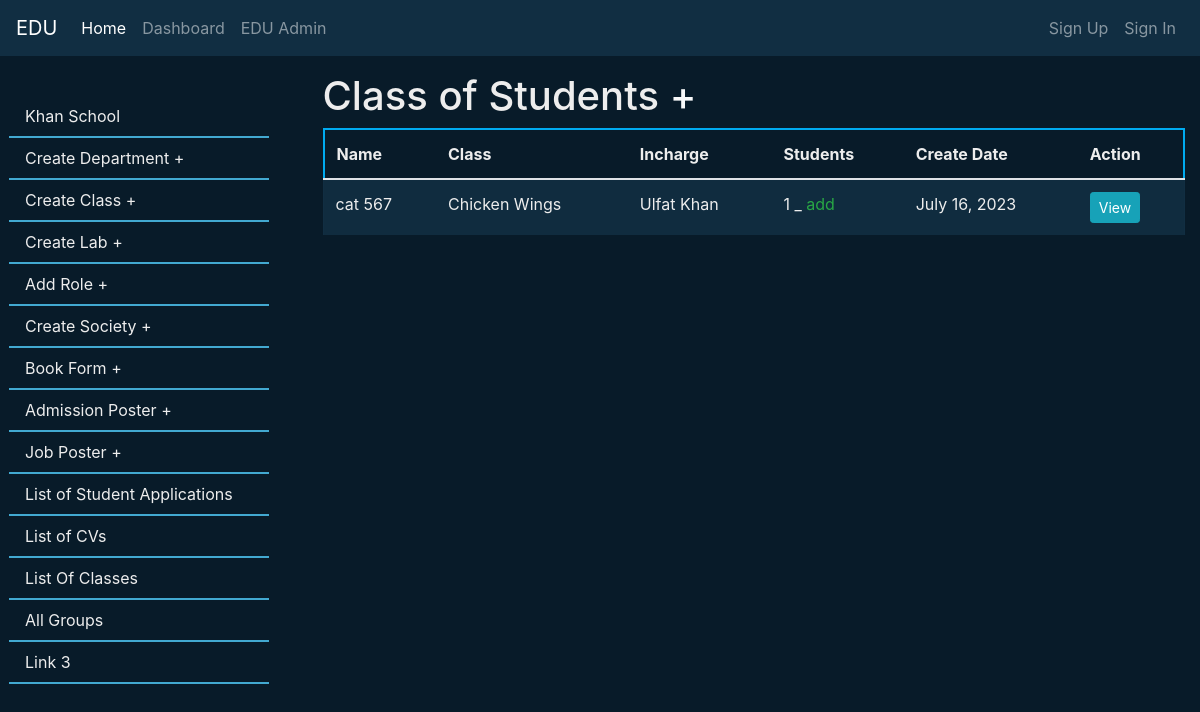
/edu/Khan_School474aa/class/class-list/, run on the app's committed database.
### edu/models.py (models this page shows, shortened)
class xEduInstitution(models.Model):
    OwnerOfX = models.OneToOneField(User, on_delete=models.CASCADE)
    name = models.CharField(max_length=150)
    typeOfInstitution = models.ForeignKey(InstitutionType, on_delete=models.CASCADE)
    uuid = models.UUIDField(default=uuid.uuid4,editable=False)
    email = models.EmailField()
    country = CountryField()
    phone = models.CharField(max_length=20)
    address = models.CharField(max_length=255)
    picture = models.ImageField(upload_to=upload_path, blank=True)
    registration_date = models.DateField(default=timezone.now , editable=False)
    pk_key = models.CharField( unique=True, max_length=255)
    active = models.BooleanField(default=True)
    def __str__(self):
        return self.name

### edu_onLine_class/models.py (models this page shows, shortened)
class ClassOfStudents(models.Model):
    Eclass = models.ForeignKey(eduClass, on_delete=models.CASCADE)
    name = models.CharField(default="A",max_length=50)
    incharge = models.ForeignKey(
        eduFaculty,
        on_delete=models.CASCADE,
        related_name='classes_in_charge'
    )
    studentsOfclass = models.ManyToManyField(
        eduStudents,
        blank=True,
        related_name='class_student'
    )
    createDateTime = models.DateTimeField(default=timezone.now,editable=False)
    uuid = models.UUIDField(default=uuid.uuid4,editable=False)
    cls_key = models.CharField(null=True,max_length=50)

### edu_stracture/models.py (models this page shows, shortened)
class eduClass(models.Model):
    edu = models.ForeignKey(xEduInstitution, on_delete=models.CASCADE)
    course = models.ForeignKey(InstCourse, on_delete=models.CASCADE)
    semister = models.ForeignKey(Semester, on_delete=models.CASCADE)
    department = models.ForeignKey(eduDepartment,blank=True,null=True ,on_delete=models.CASCADE)
    name = models.CharField(max_length=100)
    capacity = models.IntegerField()
    location = models.CharField(max_length=150)
    picture = models.ImageField(upload_to=upload_path,blank=True)
    dateOfcreation = models.DateField(default=timezone.now,editable=False)
    def __str__(self):
        return self.name

### edu_members/models.py (models this page shows, shortened)
class eduFaculty(models.Model):
    edu = models.ForeignKey(xEduInstitution , on_delete=models.CASCADE)
    user = models.OneToOneField(User, on_delete=models.CASCADE)
    dataForm = models.ForeignKey(jobCvForm, on_delete=models.CASCADE)
    uuid = models.UUIDField(default=uuid.uuid4, editable=False)
    eduID = models.CharField(max_length=50,null=True,blank=True)
    joinedAt = models.DateField(default=timezone.now,editable=False)
    disable = models.BooleanField(default=False)
    ex_Faculty = models.BooleanField(default=False)
    equiet = models.BooleanField(default=False)
    suspend = models.BooleanField(default=False)

### edu_onLine_class/views.py (the view)
# urls.py: path('class-list/',ClassOfStudentsListView.as_view(),name='classCList'),
class ClassOfStudentsListView(ListView):
    model = ClassOfStudents
    template_name = 'onLine_class/listOfClasses.html'
    context_object_name = 'class_of_students'
    def get_context_data(self, **kwargs):
        context = super().get_context_data(**kwargs)
        edu = get_object_or_404(xEduInstitution, pk_key=self.kwargs['pk_key'])
        context['edu'] = edu
        return context

### templates/onLine_class/listOfClasses.html (shortened to what this page needs)
{% extends 'eduAdmin.html' %}
{% block adm_area %}
<div class="container  ">
    <h1>Class of Students <a class="text-light" href="{% url 'classCForm' edu.pk_key %}">+</a></h1>
    <div class="table-responsive">
      <table class="table table-striped bg-snd txt-clr">
        <thead class="cs-card">
          <tr>
            <th>Name</th>
              <th>Class</th>
              <th>Incharge</th>
              <th>Students</th>
              <th>Create Date</th>
              <th>Action</th>
          </tr>
        </thead>
        <tbody>
              {% for class in class_of_students %}
                  {% if class %}
                  <tr>
                    <td>{{ class.name }}</td>
                    <td>{{ class.Eclass }}</td>
                    <td>{{ class.incharge.user.get_full_name }}</td>
                    <td>{{ class.studentsOfclass.count }} _ <a class="text-success" href="#">add</a></td>
                    <td>{{ class.createDateTime.date }}</td>
                    <td>
                        <a href="{% url 'classCD' edu.pk_key class.pk class.name %}">
                        <button class="btn btn-info btn-sm" >View</button>
                        </a>
                    </td>
                </tr>
                  {% endif %}
              {% empty %}
              <tr>
                  <td colspan="6">No classes found.</td>
              </tr>
              {% endfor %}
        </tbody>
      </table>
    </div>
</div>
{% endblock adm_area %}

### templates/eduAdmin.html (shortened to what this page needs)
{% extends 'base.html' %}
{% block fluid_contx %}
<div class="container-fluid  p-0 txt-clr ">
    <div class="row ">
        <div class="col-md-3  sticky-top  dashNav p-0" style="min-height:100%;">
            <ul class="nav flex-column  p-4">
                {% if edu %}
                <li class="nav-item">
                    <a class="nav-link" href="{% url 'eduD' edu.pk_key  %}">{{edu}}</a>
                </li>
                {% endif %}
                {% if edu.OwnerOfX %}
                <li class="nav-item">
                    <a class="nav-link " href="{% url 'addept' edu.pk_key %}">Create Department +</a>
                </li>
                <li class="nav-item">
                    <a class="nav-link " href="{% url 'createclass' edu.pk_key %}">Create Class +</a>
                </li>
                <li class="nav-item">
                    <a class="nav-link " href="{% url 'createlab' edu.pk_key %}">Create Lab +</a>
                </li>
                <li class="nav-item">
                    <a class="nav-link " href="{% url 'addRole' edu.pk_key %}">Add Role +</a>
                </li>
                <li class="nav-item">
                    <a class="nav-link " href="{% url 'createSociety' edu.pk_key %}">Create Society +</a>
                </li>
                <li>
                    <a class="nav-link " href="{% url 'createBooks' edu.pk_key %}">Book Form +</a>
                </li>
                <li class="nav-item">
                    <a class="nav-link" href="{% url 'admission' edu.pk_key %}">Admission Poster +</a>
                </li>
                <li class="nav-item">
                    <a class="nav-link" href="{% url 'jobvacancy' edu.pk_key %}">Job Poster +</a>
                </li>
                <li class="nav-item">
                    <a class="nav-link" href="{% url 'LOA' edu.pk_key %}">List of Student Applications </a>
                </li>
                <li class="nav-item">
                    <a class="nav-link" href="{% url 'CVs' edu.pk_key %}">List of CVs</a>
                </li>
                <li class="nav-item">
                    <a class="nav-link" href="{% url 'classCList' edu.pk_key %}">List Of Classes</a>
                </li>
                <li class="nav-item">
                    <a class="nav-link" href="{% url 'allGroups' edu.pk_key %}">All Groups</a>
                </li>
                {% endif %}
                <li class="nav-item">
                    <a class="nav-link" href="#">Link 3</a>
                </li>
            </ul>
        </div>
        <div class="col-md-9 ">
        {% block adm_area %}{% endblock adm_area %}
        </div>
    </div>
</div>
{% endblock fluid_contx %}

### static/css/main.css (style rules this page uses)
:root { --bg-color:#081b29; --second-bg-color:#112e42; --text-color:#ededed; --main-color:#00abf0; }
html { overflow-x:hidden ; }
body { background-color: var(--bg-color) !important ; }
.bg-fst { background-color:var(--bg-color) !important; }
.bg-snd { background-color:var(--second-bg-color) !important; }
.txt-clr { color: var(--text-color) !important; }
.cs-card { background-color: var(--bg-color) !important; color: var(--text-color) !important; border: 2px solid var(--main-color) !important; border-radius: 5px !important; min-height: 45px; padding: 4px; }

### static/css/dashbord.css (style rules this page uses)
.dashNav { position: relative; height: 100vh; overflow-y: scroll; scrollbar-width: 10px; scrollbar-color: #42a9d1 #42a9d1; }
.dashNav ul li a { position: relative; color:#ededed !important; border-bottom: 2px solid #42a9d1; width: 100%; }

### data on the page
xEduInstitution: name "Khan School"
ClassOfStudents: name "cat 567", Eclass "Chicken Wings", incharge.user.get_full_name "Ulfat Khan", studentsOfclass.count "1", createDateTime "July 16, 2023"
